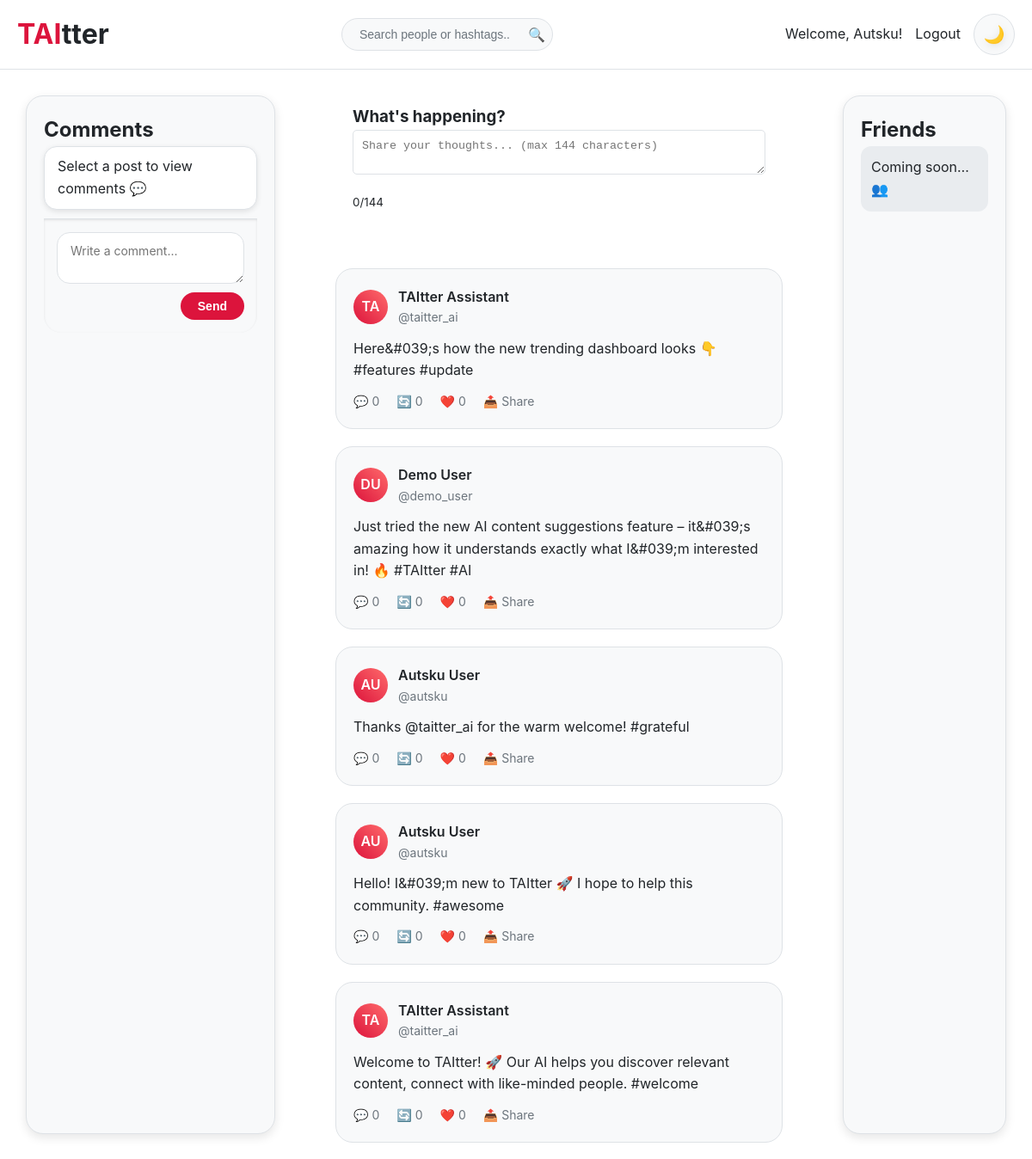
The page /TAItter/posts.php (signed in) on the database its author committed.
### tables this page shows
CREATE TABLE `posts` (
  `post_id` int(11) NOT NULL AUTO_INCREMENT,
  `user_id` int(11) NOT NULL,
  `content` varchar(144) NOT NULL,
  `created_at` timestamp NOT NULL DEFAULT current_timestamp(),
  PRIMARY KEY (`post_id`),
  KEY `fk_post_user` (`user_id`),
  CONSTRAINT `fk_post_user` FOREIGN KEY (`user_id`) REFERENCES `users` (`user_id`) ON DELETE CASCADE
);

CREATE TABLE `users` (
  `user_id` int(11) NOT NULL AUTO_INCREMENT,
  `first_name` varchar(50) NOT NULL,
  `last_name` varchar(50) NOT NULL,
  `email` varchar(100) NOT NULL,
  `username` varchar(50) NOT NULL,
  `password` varchar(255) NOT NULL,
  `bio` text DEFAULT NULL,
  `date_of_birth` date NOT NULL,
  `created_at` timestamp NOT NULL DEFAULT current_timestamp(),
  PRIMARY KEY (`user_id`),
  UNIQUE KEY `email` (`email`),
  UNIQUE KEY `username` (`username`)
);

### TAItter/posts.php (the view, shortened to what this page needs)
<?php
require_once 'connect/connect.php';
$sql = "SELECT p.*, u.username, u.first_name, u.last_name
        FROM posts p
        JOIN users u ON p.user_id = u.user_id
        ORDER BY p.created_at DESC";
$stmt = $yhteys->query($sql);
$posts = $stmt->fetchAll(PDO::FETCH_ASSOC);
function getAvatar($firstName, $lastName) {
    return strtoupper(substr($firstName, 0, 1) . substr($lastName, 0, 1));
}
function highlightContent($content) {
    $content = preg_replace('/#(\w+)/', '<span class="hashtag">#$1</span>', $content);
    $content = preg_replace('/@(\w+)/', '<span class="mention">@$1</span>', $content);
    return $content;
}
?>
<!DOCTYPE html>
<html lang="en">
<head>
  <link rel="stylesheet" href="style/posts.css">
</head>
<body>
    <header class="header">
        <div class="header-content">
            <a href="index.php" class="logo"><span class="logo-highlight">TAI</span>tter</a>
            <div class="search-bar">
                <input type="text" placeholder="Search people or hashtags..." id="search-input">
                <button id="search-btn">🔍</button>
            </div>
            <div style="display: flex; align-items: center; gap: 15px;">
                <span style="color: var(--text-color);">Welcome, <?= htmlspecialchars($_SESSION['first_name']) ?>!</span>
                <a href="connect/logout.php" style="color: var(--primary-color); text-decoration: none;">Logout</a>
                <button class="theme-toggle" onclick="toggleTheme()">
                    <span class="theme-icon moon" id="theme-icon">🌙</span>
                </button>
            </div>
        </div>
    </header>
  <section class="container">
        <div class="comment-section">
            <h2>Comments</h2>
            <div class="comment-list">
                <p>Select a post to view comments 💬</p>
            </div>
            <div class="comment-form">
                <textarea placeholder="Write a comment..."></textarea>
                <button>Send</button>
            </div>
        </div>
        <div class="feed">
            <div class="new-post-section" style="background: var(--card-bg); padding: 20px; border-radius: 10px; margin-bottom: 20px;">
                <h3>What's happening?</h3>
                <form action="connect/send-post.php" method="post">
                    <textarea name="content" maxlength="144" placeholder="Share your thoughts... (max 144 characters)" required style="width: 100%; padding: 10px; border-radius: 5px; border: 1px solid var(--border-color); background: var(--bg-color); color: var(--text-color);"></textarea>
                    <div style="display: flex; justify-content: space-between; align-items: center; margin-top: 10px;">
                        <small id="char-count">0/144</small>
                        <input type="submit" value="Post" style="padding: 8px 20px; background: var(--primary-color); color: white; border: none; border-radius: 5px; cursor: pointer;">
                    </div>
                </form>
            </div>
            <?php if (count($posts) > 0): ?>
                <?php foreach ($posts as $post): ?>
                <div class="post-section" data-id="<?= $post['post_id'] ?>">
                    <div class="user">
                        <div class="avatar"><?= getAvatar($post['first_name'], $post['last_name']) ?></div>
                        <div class="user-info">
                            <div class="username"><?= htmlspecialchars($post['first_name'] . ' ' . $post['last_name']) ?></div>
                            <div class="handle">@<?= htmlspecialchars($post['username']) ?></div>
                        </div>
                    </div>
                    <div class="tweet-text">
                        <?= highlightContent(htmlspecialchars($post['content'])) ?>
                    </div>
                    <div class="tweet-actions">
                        <div class="action comment-btn">💬 0</div>
                        <div class="action">🔄 0</div>
                        <div class="action">❤️ 0</div>
                        <div class="action">📤 Share</div>
                    </div>
                </div>
                <?php endforeach; ?>
            <?php else: ?>
                <div class="post-section">
                    <p>No posts yet. Be the first to post! 🚀</p>
                </div>
            <?php endif; ?>
        </div>
        <div class="friend-section">
            <h2>Friends</h2>
            <p>Coming soon… 👥</p>
        </div>
  </section>
</body>
</html>

### rows shown on the page
posts: user.last_name "TA", user.last_name "TAItter Assistant", user.username "taitter_ai", content "Here& #039 ;s how the new trending dashboard looks 👇 #features #update"
posts: user.last_name "DU", user.last_name "Demo User", user.username "demo_user", content "Just tried the new AI content suggestions feature – it& #039 ;s amazing how it understands exactly what I& #039 ;m interested in! 🔥 #TAItter #AI"
posts: user.last_name "AU", user.last_name "Autsku User", user.username "autsku", content "Thanks @taitter_ai for the warm welcome! #grateful"
posts: user.last_name "AU", user.last_name "Autsku User", user.username "autsku", content "Hello! I& #039 ;m new to TAItter 🚀 I hope to help this community. #awesome"
posts: user.last_name "TA", user.last_name "TAItter Assistant", user.username "taitter_ai", content "Welcome to TAItter! 🚀 Our AI helps you discover relevant content, connect with like-minded people. #welcome"

### other values the page prints
$_SESSION['first_name'] "Autsku"
